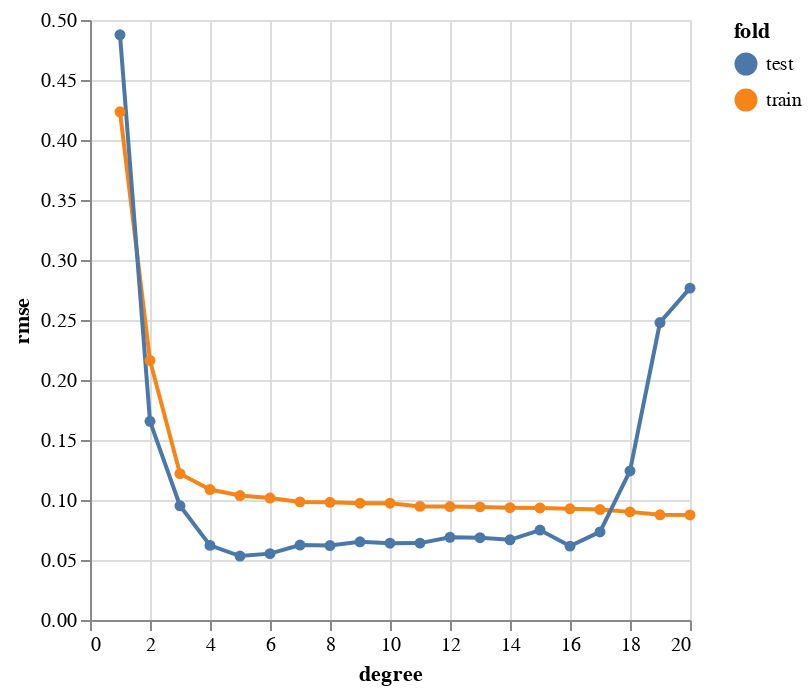

This figure's notebook cell:
### Code cell
# Plot RMSE against model flexibility.
f_plot_rmse_train_test_set(df_results3)
